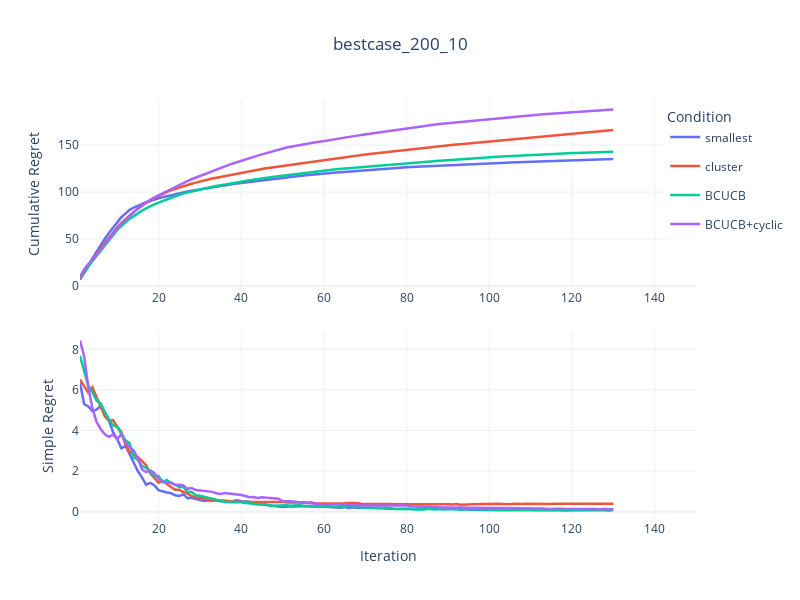

The cell this chart's notebook holds for it:
### Code cell
import pandas as pd
import plotly.graph_objects as go
import plotly.express as px
from plotly.subplots import make_subplots
import plotly.io as pio
import os
import numpy as np

text = "bestcase"

# 定义文件夹路径
data_folder = os.path.join('Data', text)

# 定义文件列表 - Simple Regret来自pre文件，Cumulative Regret来自原始文件
simple_regret_files = ['200_10_smallest_pre.csv','200_10_cluster_pre.csv', '200_10_dynamic_pre.csv', '200_10_cyclic_pre.csv']
cumulative_regret_files = ['200_10_smallest.csv','200_10_cluster.csv','200_10_dynamic.csv', '200_10_cyclic.csv']

curve_names = ['smallest','cluster', 'BCUCB', 'BCUCB+cyclic']
colors = px.colors.qualitative.Plotly[:len(curve_names)] 

# 创建DataFrame存储Simple Regret和Cumulative Regret
simple_regret_data = pd.DataFrame()
cumulative_regret_data = pd.DataFrame()

# 加载Simple Regret数据（来自pre文件）
for file, name in zip(simple_regret_files, curve_names):
    file_path = os.path.join(data_folder, file)
    df = pd.read_csv(file_path, index_col='Repetition')
    
    # 计算每个step的均值（Simple Regret）
    mean_results = df.mean(axis=0)
    
    # 添加到Simple Regret DataFrame
    temp_df = pd.DataFrame({
        'Iter': range(1, 151),
        'Value': mean_results.values,
        'Condition': name
    })
    simple_regret_data = pd.concat([simple_regret_data, temp_df])

# 加载Cumulative Regret数据（来自原始文件）
for file, name in zip(cumulative_regret_files, curve_names):
    file_path = os.path.join(data_folder, file)
    df = pd.read_csv(file_path, index_col='Repetition')
    
    # 计算每个step的均值
    mean_results = df.mean(axis=0)
    
    # 计算Cumulative Regret
    cumsum_results = np.cumsum(mean_results.values)
    temp_df = pd.DataFrame({
        'Iter': range(1, 151),
        'Value': cumsum_results,
        'Condition': name
    })
    cumulative_regret_data = pd.concat([cumulative_regret_data, temp_df])

# 创建子图（2行1列，垂直排列）- 删除子图标题
fig = make_subplots(
    rows=2, cols=1,
    vertical_spacing=0.1
    # 删除了 subplot_titles 参数
)

# 第一子图：Cumulative Regret（来自原始文件）- 先画Cumulative Regret
for i, condition in enumerate(curve_names):
    cumsum_df = cumulative_regret_data[cumulative_regret_data['Condition'] == condition]
    fig.add_trace(
        go.Scatter(
            x=cumsum_df['Iter'],
            y=cumsum_df['Value'],
            name=condition,
            legendgroup=condition,
            showlegend=True,  # 在第一子图显示图例
            line=dict(color=colors[i],width=2.5),
            meta=[condition],
            hovertemplate="Iter: %{x}<br>Cumulative Regret: %{y:.4f}<br>Condition: %{meta[0]}<extra></extra>"
        ),
        row=1, col=1  # Cumulative Regret放在第一行
    )

# 第二子图：Obs-based Simple Regret（来自pre文件）
for i, condition in enumerate(curve_names):
    simple_df = simple_regret_data[simple_regret_data['Condition'] == condition]
    fig.add_trace(
        go.Scatter(
            x=simple_df['Iter'],
            y=simple_df['Value'],
            name=condition,
            legendgroup=condition,
            showlegend=False,  # 避免重复图例
            line=dict(color=colors[i],width=2.5),
            meta=[condition],
            hovertemplate="Iter: %{x}<br>Simple Regret: %{y:.4f}<br>Condition: %{meta[0]}<extra></extra>"
        ),
        row=2, col=1  # Simple Regret放在第二行
    )

# 更新布局
fig.update_layout(
    title_text=text+"_200_10",
    title_x=0.5,
    height=600,
    width=800,
    template='plotly_white',
    legend_title_text='Condition',
    legend=dict(yanchor="top", y=0.99, xanchor="left", x=0.95)
)

# 更新Y轴和X轴标签
fig.update_yaxes(title_text="Cumulative Regret", row=1, col=1)  # 第一子图Y轴标签
fig.update_yaxes(title_text="Simple Regret", row=2, col=1)      # 第二子图Y轴标签
fig.update_xaxes(title_text="Iteration", row=2, col=1)          # 仅底部子图显示X轴标签

# 显示图形
fig.show()

# 保存为HTML文件（可选）
# pio.write_html(fig, 'combined_simple_cumulative_plot.html')
#fig.write_image(text+"_200_10", format="png", width=800, height=600, scale=3)

### Figure 1 — Plotly figure (JSON) as saved in the notebook; plotly's stock layout.template omitted (floating-point values rounded to 4 significant figures; data arrays with more than 128 entries replaced by an {"elided": "..."} marker saying what was removed)
{"data": [{"hovertemplate": "Iter: %{x}<br>Cumulative Regret: %{y:.4f}<br>Condition: %{meta[0]}<extra></extra>", "legendgroup": "smallest", "line": {"color": "#636EFA", "width": 2.5}, "meta": ["smallest"], "name": "smallest", "showlegend": true, "type": "scatter", "x": {"elided": "150 int values"}, "xaxis": "x", "y": {"elided": "150 float values"}, "yaxis": "y"}, {"hovertemplate": "Iter: %{x}<br>Cumulative Regret: %{y:.4f}<br>Condition: %{meta[0]}<extra></extra>", "legendgroup": "cluster", "line": {"color": "#EF553B", "width": 2.5}, "meta": ["cluster"], "name": "cluster", "showlegend": true, "type": "scatter", "x": {"elided": "150 int values"}, "xaxis": "x", "y": {"elided": "150 float values"}, "yaxis": "y"}, {"hovertemplate": "Iter: %{x}<br>Cumulative Regret: %{y:.4f}<br>Condition: %{meta[0]}<extra></extra>", "legendgroup": "BCUCB", "line": {"color": "#00CC96", "width": 2.5}, "meta": ["BCUCB"], "name": "BCUCB", "showlegend": true, "type": "scatter", "x": {"elided": "150 int values"}, "xaxis": "x", "y": {"elided": "150 float values"}, "yaxis": "y"}, {"hovertemplate": "Iter: %{x}<br>Cumulative Regret: %{y:.4f}<br>Condition: %{meta[0]}<extra></extra>", "legendgroup": "BCUCB+cyclic", "line": {"color": "#AB63FA", "width": 2.5}, "meta": ["BCUCB+cyclic"], "name": "BCUCB+cyclic", "showlegend": true, "type": "scatter", "x": {"elided": "150 int values"}, "xaxis": "x", "y": {"elided": "150 float values"}, "yaxis": "y"}, {"hovertemplate": "Iter: %{x}<br>Simple Regret: %{y:.4f}<br>Condition: %{meta[0]}<extra></extra>", "legendgroup": "smallest", "line": {"color": "#636EFA", "width": 2.5}, "meta": ["smallest"], "name": "smallest", "showlegend": false, "type": "scatter", "x": {"elided": "150 int values"}, "xaxis": "x2", "y": {"elided": "150 float values"}, "yaxis": "y2"}, {"hovertemplate": "Iter: %{x}<br>Simple Regret: %{y:.4f}<br>Condition: %{meta[0]}<extra></extra>", "legendgroup": "cluster", "line": {"color": "#EF553B", "width": 2.5}, "meta": ["cluster"], "name": "cluster", "showlegend": false, "type": "scatter", "x": {"elided": "150 int values"}, "xaxis": "x2", "y": {"elided": "150 float values"}, "yaxis": "y2"}, {"hovertemplate": "Iter: %{x}<br>Simple Regret: %{y:.4f}<br>Condition: %{meta[0]}<extra></extra>", "legendgroup": "BCUCB", "line": {"color": "#00CC96", "width": 2.5}, "meta": ["BCUCB"], "name": "BCUCB", "showlegend": false, "type": "scatter", "x": {"elided": "150 int values"}, "xaxis": "x2", "y": {"elided": "150 float values"}, "yaxis": "y2"}, {"hovertemplate": "Iter: %{x}<br>Simple Regret: %{y:.4f}<br>Condition: %{meta[0]}<extra></extra>", "legendgroup": "BCUCB+cyclic", "line": {"color": "#AB63FA", "width": 2.5}, "meta": ["BCUCB+cyclic"], "name": "BCUCB+cyclic", "showlegend": false, "type": "scatter", "x": {"elided": "150 int values"}, "xaxis": "x2", "y": {"elided": "150 float values"}, "yaxis": "y2"}], "layout": {"height": 600, "legend": {"title": {"text": "Condition"}, "x": 0.95, "xanchor": "left", "y": 0.99, "yanchor": "top"}, "title": {"text": "bestcase_200_10", "x": 0.5}, "width": 800, "xaxis": {"anchor": "y", "domain": [0, 1]}, "xaxis2": {"anchor": "y2", "domain": [0, 1], "title": {"text": "Iteration"}}, "yaxis": {"anchor": "x", "domain": [0.55, 1], "title": {"text": "Cumulative Regret"}}, "yaxis2": {"anchor": "x2", "domain": [0, 0.45], "title": {"text": "Simple Regret"}}}}
